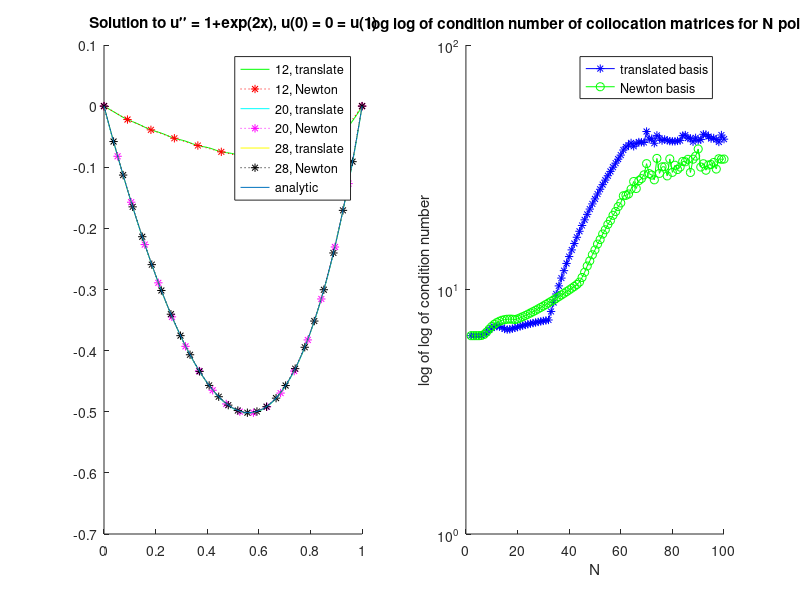

Recreate this plot in MATLAB.
function [] = colloc_1dbvp()
    clear all; close all; clc

    % Solves u'' = 1 + e^(2x), u(0) = 0 = u(1)

    epsilon = 200;
    K   = @(x,center) ( exp(-epsilon.*((x-center).^2)) );
    D1K = @(x,center) ( -2.*epsilon.*(x-center).*K(x,center) );
    D2K = @(x,center) ( 2.*epsilon.*(2.*epsilon.*((x-center).^2)-1).* ...
                        K(x,center) );

    rhs = @(x) ( 1 + exp(2.*x) );
    u_analytic = @(x) ( 0.25.*((2.*x.^2)-exp(2).*x-x+exp(2.*x)-1) );

    pts = linspace(0,1);
    subplot(1,2,1);
    hold on;
    colors = 'grcmyk';

    %% Calculate and plot numerical solution
    for N=[12 20 28];
        colloc_pts = linspace(0,1,N);
        tmp = repmat(colloc_pts, N, 1);
        KM = K(tmp',tmp);
        D2KM = D2K(tmp',tmp);
        
        % translated basis
        colloc_mat = [D2KM             zeros(N,2); 
                      K(0, colloc_pts) 1 0;  % we need 1 + x term
                      K(1, colloc_pts) 1 1]; % for BCs
        coef = colloc_mat\[rhs(colloc_pts)';0;0];
        u_numeric = @(x) ( [K(x,colloc_pts) 1 x]*coef );
        plot(pts, arrayfun(u_numeric, pts), colors(1));
        
        [B, V] = calculate_beta_v(KM, N, colloc_pts, K);
        D2V_ = B\D2KM; % maybe bad if D2KM is ill-cond.
        colloc_mat = [D2V_'   zeros(N,2);
                      V(:,1)' 1 0;
                      V(:,N)' 1 1];
        coef = colloc_mat\[rhs(colloc_pts)';0;0];

        plot(colloc_pts, coef'*[V;ones(1,N);colloc_pts], [colors(2) '*:']);

        colors = colors(3:end);
    end

    plot(pts, u_analytic(pts));
    title('Solution to u\prime\prime = 1+exp(2x), u(0) = 0 = u(1)');
    legend('12, translate', ...
           '12, Newton', ...
           '20, translate', ...
           '20, Newton', ...
           '28, translate', ...
           '28, Newton', ...
           'analytic');

    %% Calculate condition numbers of collocation matrices
    trans_cond = zeros(1,100);
    newt_cond = zeros(1,100);
    for N=2:100;
        colloc_pts = linspace(0,1,N);
        tmp = repmat(colloc_pts, N, 1);
        KM = K(tmp',tmp);
        D2KM = D2K(tmp',tmp);
        
        trans_cond(N) = cond([D2KM  zeros(N,2); 
                              K(0, colloc_pts) 1 0;
                              K(1, colloc_pts) 1 1]);
        [B, V] = calculate_beta_v(KM, N, colloc_pts, K);
        D2V_ = B\D2KM; % maybe bad if D2KM is ill-cond.
        newt_cond(N) = cond([D2V_'   zeros(N,2);
                             V(:,1)' 1 0;
                             V(:,2)' 1 1]);
    end

    subplot(1,2,2);
    hold on;
    semilogy(log(trans_cond), 'b*-');
    semilogy(log(newt_cond), 'go-');
    title('log log of condition number of collocation matrices for N points');
    legend('translated basis', 'Newton basis');
    ylabel('log of log of condition number');
    xlabel('N');
end

function [B, V] = calculate_beta_v(KM, N, xs, K)
% here we alternately calculate betas and vs since they depend on each
% other (see paper for relationship). B should be lower triangular,
% and V should be unit upper triangular s.t. KM = B*V
    B = zeros(N,N);
    V = eye(N);
    for c=1:(N-1)
        for i=c:N
            B(i,c) = calculate_single_beta(B,V,i,c,K,xs);
        end
        % not sure if this is bad when KM is ill-cond.
        V(1:c,c+1) = B(1:c,1:c)\KM(1:c,c+1); 
    end
    B(N,N) = calculate_single_beta(B,V,N,N,K,xs);
end

function [res] = calculate_single_beta(B, V, i, j, K, xs)
    res = K(xs(j), xs(i));
    for k=1:j-1
        res = res - B(i,k).*V(k,j);
    end
end
